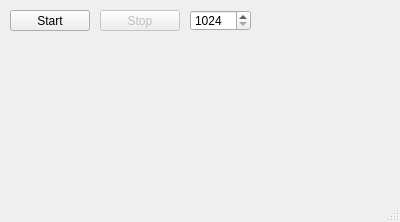
<?xml version="1.0" encoding="UTF-8"?>
<ui version="4.0">
 <class>MainWindow</class>
 <widget class="QMainWindow" name="MainWindow">
  <property name="geometry">
   <rect>
    <x>0</x>
    <y>0</y>
    <width>400</width>
    <height>222</height>
   </rect>
  </property>
  <property name="windowTitle">
   <string>MainWindow</string>
  </property>
  <widget class="QWidget" name="centralwidget">
   <widget class="QPushButton" name="pushButton_start">
    <property name="geometry">
     <rect>
      <x>10</x>
      <y>10</y>
      <width>80</width>
      <height>21</height>
     </rect>
    </property>
    <property name="text">
     <string>Start</string>
    </property>
   </widget>
   <widget class="QPushButton" name="pushButton_stop">
    <property name="enabled">
     <bool>false</bool>
    </property>
    <property name="geometry">
     <rect>
      <x>100</x>
      <y>10</y>
      <width>80</width>
      <height>21</height>
     </rect>
    </property>
    <property name="text">
     <string>Stop</string>
    </property>
   </widget>
   <widget class="QSpinBox" name="spinBox">
    <property name="geometry">
     <rect>
      <x>190</x>
      <y>10</y>
      <width>61</width>
      <height>21</height>
     </rect>
    </property>
    <property name="minimum">
     <number>1024</number>
    </property>
    <property name="maximum">
     <number>65535</number>
    </property>
   </widget>
  </widget>
  <widget class="QMenuBar" name="menubar">
   <property name="geometry">
    <rect>
     <x>0</x>
     <y>0</y>
     <width>400</width>
     <height>20</height>
    </rect>
   </property>
  </widget>
  <widget class="QStatusBar" name="statusbar"/>
 </widget>
 <resources/>
 <connections/>
</ui>
